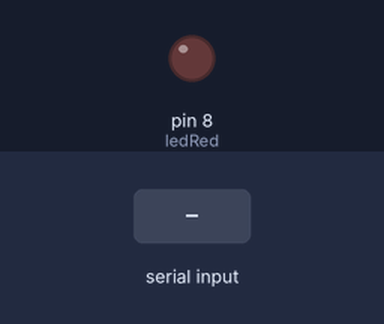
Simulated run of this sketch. Board: Arduino Uno, built with avr-gcc and run on an emulated ATmega328P. Shown: output pins drawn as LEDs (lit = HIGH). Dashed ring = blinking. The inputs (shaded band) are chosen by the test bench.

Above: at 1.2 s.
1.3 s: "1" received over Serial
At 2.1 s:
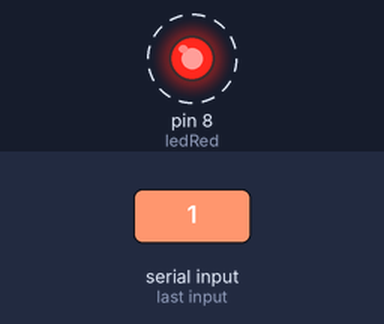
Timing chart, 0 to 10.3 s (numbered marks = the images above; inputs shaded):
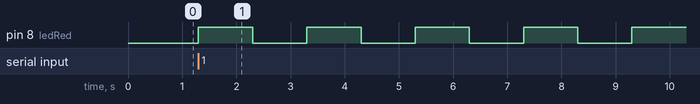

Measured:
- after the input at 1.3 s, pin 8 (ledRed): alternates HIGH for 1.0 s and LOW for 1.0 s, starting at once

The sketch:

sketch_jun12b.ino
```cpp
int ledRed = 8;      // LED connected to digital pin 4

void setup(){
  // Open serial connection.
  Serial.begin(9600);
  pinMode(ledRed, OUTPUT);
}

void loop(){
  if(Serial.available() > 0){      // if data present, blink
        digitalWrite(ledRed, HIGH);
        delay(1000);
        digitalWrite(ledRed, LOW);
        delay(1000);
        Serial.flush();
  }
}
```
